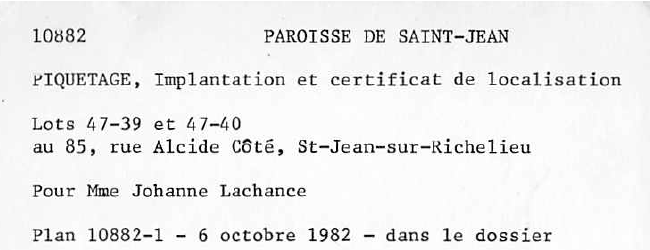
#> input picture images/test_batch/Screenshot 2026-09-01 183147.png, 650 x 250 px; its folder holds only this picture in this run
$ python run_evaluation.py
#> lines starting #> are read from the running program, lines starting #| are printed output that depends on the picture
### v2_vision_llm/extractor.py
import os
import json
import base64
import requests
import logging
from config import ACTIVE_ENGINE, GEMINI_API_KEY, GEMINI_MODEL, OLLAMA_HOST, OLLAMA_MODEL

logger = logging.getLogger(__name__)

# Initialize Gemini if configured
try:
    from google import genai
    import PIL.Image
    HAS_GEMINI = True
except ImportError:
    HAS_GEMINI = False
    logger.warning("google-genai or PIL not installed. Gemini engine will not work.")


def encode_image_to_base64(image_path: str) -> str:
    with open(image_path, "rb") as image_file:
        return base64.b64encode(image_file.read()).decode('utf-8')

def extract_data(image_path: str, system_prompt: str) -> list:
    """
    Extracts data from an image using the active engine.
    Returns a list of dictionaries (JSON objects).
    """
    logger.info(f"Using {ACTIVE_ENGINE} engine to process {os.path.basename(image_path)}")

    if ACTIVE_ENGINE == "gemini":
        return _extract_with_gemini(image_path, system_prompt)
    elif ACTIVE_ENGINE == "ollama":
        return _extract_with_ollama(image_path, system_prompt)
    else:
        raise ValueError(f"Unknown ACTIVE_ENGINE: {ACTIVE_ENGINE}")

# [20 lines left out: function _extract_with_gemini, not called in this run]

def _extract_with_ollama(image_path: str, system_prompt: str) -> list:
    base64_image = encode_image_to_base64(image_path)

    payload = {
        "model": OLLAMA_MODEL,
        "messages": [
            {
                "role": "system",
                "content": system_prompt
            },
            {
                "role": "user",
                "content": "Please analyze this image and extract the data into the requested JSON format. Output ONLY valid JSON.",
                "images": [base64_image]
            }
        ],
        "stream": False
    }

    response = requests.post(f"{OLLAMA_HOST}/api/chat", json=payload)
    response.raise_for_status()

    result = response.json()
    response_text = result.get("message", {}).get("content", "")

    return _parse_json_response(response_text), response_text

# [29 lines left out: function _parse_json_response, not called in this run]

### v2_vision_llm/run_evaluation.py
import os
import glob
import json
from PIL import Image
from extractor import extract_data

with open("prompts/system_prompt.txt", "r", encoding="utf-8") as f:
#> (reads v2_vision_llm/prompts/system_prompt.txt from the repository)
    system_prompt = f.read()

test_dir = os.path.join("..", "images", "test_batch")
image_files = glob.glob(os.path.join(test_dir, "*.png"))

results = {}

for img_path in image_files:
    if "_cropped" in img_path:
        continue
    print(f"Testing {os.path.basename(img_path)}...")
    try:
        # We need to crop out the table from the screenshot to prevent the AI from cheating
        img = Image.open(img_path)
#> img is the input picture: PIL image 650x250 RGBA; mean R, G, B, A 237.9, 237.9, 237.9, 255
        width, height = img.size
#> width = 650; height = 250
        # Crop the top 65% of the image (the card itself)
        cropped = img.crop((0, 0, width, int(height * 0.65)))
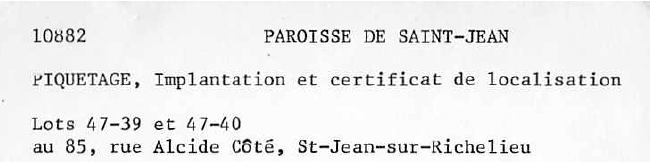
#> cropped: PIL image 650x162 RGBA; mean R, G, B, A 236.4, 236.4, 236.4, 255
        cropped_path = img_path.replace(".png", "_cropped.png")
        cropped.save(cropped_path)

        # Process with the LLM
#> (the run stopped early here; a loop or call above may not have finished)
